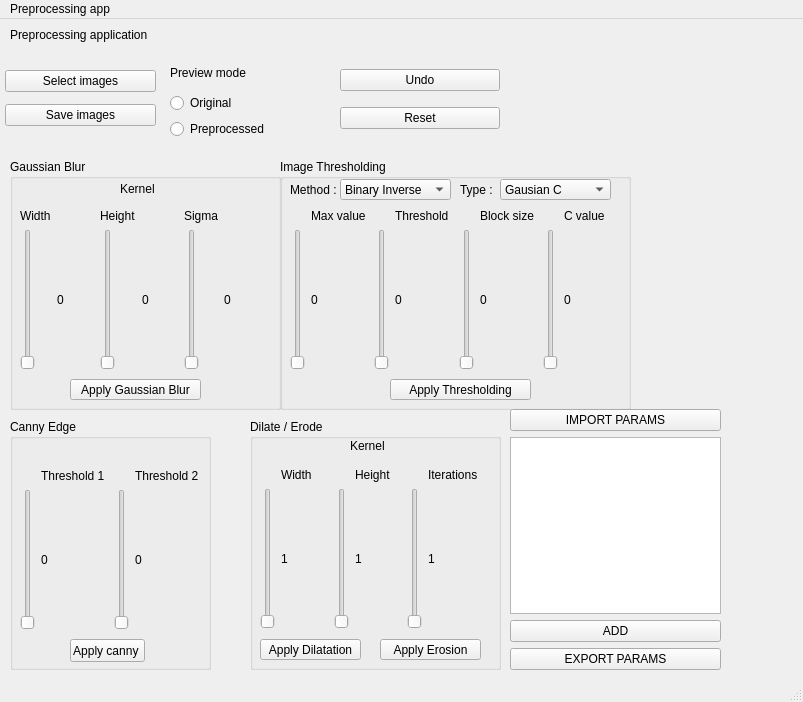
<?xml version="1.0" encoding="UTF-8"?>
<ui version="4.0">
 <class>MainWindow</class>
 <widget class="QMainWindow" name="MainWindow">
  <property name="geometry">
   <rect>
    <x>0</x>
    <y>0</y>
    <width>803</width>
    <height>702</height>
   </rect>
  </property>
  <property name="windowTitle">
   <string>MainWindow</string>
  </property>
  <widget class="QWidget" name="centralwidget">
   <widget class="QWidget" name="verticalLayoutWidget">
    <property name="geometry">
     <rect>
      <x>0</x>
      <y>40</y>
      <width>161</width>
      <height>80</height>
     </rect>
    </property>
    <layout class="QVBoxLayout" name="verticalLayout">
     <property name="leftMargin">
      <number>5</number>
     </property>
     <property name="topMargin">
      <number>5</number>
     </property>
     <property name="rightMargin">
      <number>5</number>
     </property>
     <property name="bottomMargin">
      <number>5</number>
     </property>
     <item>
      <widget class="QPushButton" name="btn_selectimgs">
       <property name="text">
        <string>Select images</string>
       </property>
      </widget>
     </item>
     <item>
      <widget class="QPushButton" name="btn_saveimgs">
       <property name="text">
        <string>Save images</string>
       </property>
      </widget>
     </item>
    </layout>
   </widget>
   <widget class="QLabel" name="label">
    <property name="geometry">
     <rect>
      <x>10</x>
      <y>0</y>
      <width>791</width>
      <height>31</height>
     </rect>
    </property>
    <property name="text">
     <string>Preprocessing application</string>
    </property>
   </widget>
   <widget class="QWidget" name="verticalLayoutWidget_2">
    <property name="geometry">
     <rect>
      <x>170</x>
      <y>40</y>
      <width>160</width>
      <height>80</height>
     </rect>
    </property>
    <layout class="QVBoxLayout" name="verticalLayout_2">
     <item>
      <widget class="QLabel" name="label_2">
       <property name="text">
        <string>Preview mode</string>
       </property>
      </widget>
     </item>
     <item>
      <widget class="QRadioButton" name="radioBtn_orig">
       <property name="text">
        <string>Original</string>
       </property>
      </widget>
     </item>
     <item>
      <widget class="QRadioButton" name="radioBtn_prep">
       <property name="text">
        <string>Preprocessed</string>
       </property>
      </widget>
     </item>
    </layout>
   </widget>
   <widget class="QWidget" name="verticalLayoutWidget_3">
    <property name="geometry">
     <rect>
      <x>340</x>
      <y>40</y>
      <width>160</width>
      <height>80</height>
     </rect>
    </property>
    <layout class="QVBoxLayout" name="verticalLayout_3">
     <item>
      <widget class="QPushButton" name="btn_undo">
       <property name="text">
        <string>Undo</string>
       </property>
      </widget>
     </item>
     <item>
      <widget class="QPushButton" name="btn_reset">
       <property name="text">
        <string>Reset</string>
       </property>
      </widget>
     </item>
    </layout>
   </widget>
   <widget class="QGroupBox" name="groupBox">
    <property name="geometry">
     <rect>
      <x>10</x>
      <y>140</y>
      <width>271</width>
      <height>251</height>
     </rect>
    </property>
    <property name="title">
     <string>Gaussian Blur</string>
    </property>
    <widget class="QWidget" name="gridLayoutWidget">
     <property name="geometry">
      <rect>
       <x>10</x>
       <y>50</y>
       <width>241</width>
       <height>161</height>
      </rect>
     </property>
     <layout class="QGridLayout" name="gridLayout">
      <item row="4" column="2">
       <widget class="QSlider" name="vS_gbheight">
        <property name="maximumSize">
         <size>
          <width>15</width>
          <height>150</height>
         </size>
        </property>
        <property name="maximum">
         <number>15</number>
        </property>
        <property name="orientation">
         <enum>Qt::Vertical</enum>
        </property>
       </widget>
      </item>
      <item row="3" column="0">
       <widget class="QLabel" name="label_5">
        <property name="text">
         <string>Width</string>
        </property>
       </widget>
      </item>
      <item row="3" column="2">
       <widget class="QLabel" name="label_3">
        <property name="maximumSize">
         <size>
          <width>16777215</width>
          <height>25</height>
         </size>
        </property>
        <property name="text">
         <string>Height</string>
        </property>
       </widget>
      </item>
      <item row="4" column="4">
       <widget class="QSlider" name="vS_gbsigma">
        <property name="maximumSize">
         <size>
          <width>15</width>
          <height>150</height>
         </size>
        </property>
        <property name="maximum">
         <number>20</number>
        </property>
        <property name="orientation">
         <enum>Qt::Vertical</enum>
        </property>
       </widget>
      </item>
      <item row="4" column="1">
       <widget class="QLabel" name="label_7">
        <property name="text">
         <string>0</string>
        </property>
       </widget>
      </item>
      <item row="4" column="5">
       <widget class="QLabel" name="label_9">
        <property name="text">
         <string>0</string>
        </property>
       </widget>
      </item>
      <item row="4" column="0">
       <widget class="QSlider" name="vslid_gbwidth">
        <property name="maximumSize">
         <size>
          <width>15</width>
          <height>150</height>
         </size>
        </property>
        <property name="maximum">
         <number>15</number>
        </property>
        <property name="orientation">
         <enum>Qt::Vertical</enum>
        </property>
       </widget>
      </item>
      <item row="3" column="4">
       <widget class="QLabel" name="label_6">
        <property name="text">
         <string>Sigma</string>
        </property>
       </widget>
      </item>
      <item row="4" column="3">
       <widget class="QLabel" name="label_8">
        <property name="text">
         <string>0</string>
        </property>
       </widget>
      </item>
     </layout>
    </widget>
    <widget class="QLabel" name="label_19">
     <property name="geometry">
      <rect>
       <x>110</x>
       <y>20</y>
       <width>47</width>
       <height>20</height>
      </rect>
     </property>
     <property name="text">
      <string>Kernel</string>
     </property>
    </widget>
    <widget class="QPushButton" name="btn_gaus">
     <property name="geometry">
      <rect>
       <x>60</x>
       <y>220</y>
       <width>131</width>
       <height>21</height>
      </rect>
     </property>
     <property name="text">
      <string>Apply Gaussian Blur</string>
     </property>
    </widget>
   </widget>
   <widget class="QGroupBox" name="groupBox_2">
    <property name="geometry">
     <rect>
      <x>280</x>
      <y>140</y>
      <width>351</width>
      <height>251</height>
     </rect>
    </property>
    <property name="title">
     <string>Image Thresholding</string>
    </property>
    <widget class="QComboBox" name="comboBox_2">
     <property name="geometry">
      <rect>
       <x>60</x>
       <y>20</y>
       <width>111</width>
       <height>21</height>
      </rect>
     </property>
     <item>
      <property name="text">
       <string>Binary Inverse</string>
      </property>
     </item>
     <item>
      <property name="text">
       <string>Binary</string>
      </property>
     </item>
     <item>
      <property name="text">
       <string>Trunc</string>
      </property>
     </item>
     <item>
      <property name="text">
       <string>To Zero</string>
      </property>
     </item>
     <item>
      <property name="text">
       <string>To Zero Inverse</string>
      </property>
     </item>
     <item>
      <property name="text">
       <string>Otsu</string>
      </property>
     </item>
     <item>
      <property name="text">
       <string>Triangle</string>
      </property>
     </item>
    </widget>
    <widget class="QComboBox" name="comboBox">
     <property name="geometry">
      <rect>
       <x>220</x>
       <y>20</y>
       <width>111</width>
       <height>21</height>
      </rect>
     </property>
     <item>
      <property name="text">
       <string>Gausian C</string>
      </property>
     </item>
     <item>
      <property name="text">
       <string>Mean C</string>
      </property>
     </item>
    </widget>
    <widget class="QLabel" name="label_4">
     <property name="geometry">
      <rect>
       <x>10</x>
       <y>20</y>
       <width>51</width>
       <height>21</height>
      </rect>
     </property>
     <property name="text">
      <string>Method :</string>
     </property>
    </widget>
    <widget class="QLabel" name="label_10">
     <property name="geometry">
      <rect>
       <x>180</x>
       <y>20</y>
       <width>41</width>
       <height>21</height>
      </rect>
     </property>
     <property name="text">
      <string>Type :</string>
     </property>
    </widget>
    <widget class="QWidget" name="gridLayoutWidget_2">
     <property name="geometry">
      <rect>
       <x>10</x>
       <y>50</y>
       <width>331</width>
       <height>161</height>
      </rect>
     </property>
     <layout class="QGridLayout" name="gridLayout_2">
      <item row="1" column="4">
       <widget class="QSlider" name="vS_itblock">
        <property name="maximum">
         <number>81</number>
        </property>
        <property name="orientation">
         <enum>Qt::Vertical</enum>
        </property>
       </widget>
      </item>
      <item row="1" column="5">
       <widget class="QLabel" name="label_13">
        <property name="text">
         <string>0</string>
        </property>
       </widget>
      </item>
      <item row="1" column="2">
       <widget class="QSlider" name="vS_itth">
        <property name="minimum">
         <number>1</number>
        </property>
        <property name="maximum">
         <number>255</number>
        </property>
        <property name="orientation">
         <enum>Qt::Vertical</enum>
        </property>
       </widget>
      </item>
      <item row="1" column="6">
       <widget class="QSlider" name="vS_itCval">
        <property name="maximum">
         <number>80</number>
        </property>
        <property name="orientation">
         <enum>Qt::Vertical</enum>
        </property>
       </widget>
      </item>
      <item row="1" column="3">
       <widget class="QLabel" name="label_12">
        <property name="text">
         <string>0</string>
        </property>
       </widget>
      </item>
      <item row="0" column="5">
       <widget class="QLabel" name="label_16">
        <property name="text">
         <string>Block size</string>
        </property>
       </widget>
      </item>
      <item row="1" column="0">
       <widget class="QSlider" name="vS_itMax">
        <property name="minimum">
         <number>1</number>
        </property>
        <property name="maximum">
         <number>255</number>
        </property>
        <property name="orientation">
         <enum>Qt::Vertical</enum>
        </property>
       </widget>
      </item>
      <item row="1" column="1">
       <widget class="QLabel" name="label_11">
        <property name="text">
         <string>0</string>
        </property>
       </widget>
      </item>
      <item row="0" column="1">
       <widget class="QLabel" name="label_14">
        <property name="text">
         <string>Max value</string>
        </property>
       </widget>
      </item>
      <item row="0" column="3">
       <widget class="QLabel" name="label_15">
        <property name="text">
         <string>Threshold</string>
        </property>
       </widget>
      </item>
      <item row="1" column="7">
       <widget class="QLabel" name="label_17">
        <property name="text">
         <string>0</string>
        </property>
       </widget>
      </item>
      <item row="0" column="7">
       <widget class="QLabel" name="label_18">
        <property name="text">
         <string>C value</string>
        </property>
       </widget>
      </item>
     </layout>
    </widget>
    <widget class="QPushButton" name="btn_threshold">
     <property name="geometry">
      <rect>
       <x>110</x>
       <y>220</y>
       <width>141</width>
       <height>21</height>
      </rect>
     </property>
     <property name="text">
      <string>Apply Thresholding</string>
     </property>
    </widget>
   </widget>
   <widget class="QGroupBox" name="groupBox_3">
    <property name="geometry">
     <rect>
      <x>10</x>
      <y>400</y>
      <width>201</width>
      <height>251</height>
     </rect>
    </property>
    <property name="title">
     <string>Canny Edge</string>
    </property>
    <widget class="QWidget" name="gridLayoutWidget_3">
     <property name="geometry">
      <rect>
       <x>10</x>
       <y>50</y>
       <width>181</width>
       <height>161</height>
      </rect>
     </property>
     <layout class="QGridLayout" name="gridLayout_3">
      <item row="1" column="1">
       <widget class="QLabel" name="label_20">
        <property name="text">
         <string>0</string>
        </property>
       </widget>
      </item>
      <item row="1" column="0">
       <widget class="QSlider" name="vs_ceTh1">
        <property name="maximum">
         <number>500</number>
        </property>
        <property name="orientation">
         <enum>Qt::Vertical</enum>
        </property>
       </widget>
      </item>
      <item row="1" column="2">
       <widget class="QSlider" name="vs_ceTh2">
        <property name="maximum">
         <number>500</number>
        </property>
        <property name="orientation">
         <enum>Qt::Vertical</enum>
        </property>
       </widget>
      </item>
      <item row="1" column="3">
       <widget class="QLabel" name="label_21">
        <property name="text">
         <string>0</string>
        </property>
       </widget>
      </item>
      <item row="0" column="1">
       <widget class="QLabel" name="label_22">
        <property name="text">
         <string>Threshold 1</string>
        </property>
       </widget>
      </item>
      <item row="0" column="3">
       <widget class="QLabel" name="label_23">
        <property name="text">
         <string>Threshold 2</string>
        </property>
       </widget>
      </item>
     </layout>
    </widget>
    <widget class="QPushButton" name="btn_appyCanny">
     <property name="geometry">
      <rect>
       <x>60</x>
       <y>220</y>
       <width>75</width>
       <height>23</height>
      </rect>
     </property>
     <property name="text">
      <string>Apply canny </string>
     </property>
    </widget>
   </widget>
   <widget class="QGroupBox" name="groupBox_4">
    <property name="geometry">
     <rect>
      <x>250</x>
      <y>400</y>
      <width>251</width>
      <height>251</height>
     </rect>
    </property>
    <property name="title">
     <string>Dilate / Erode</string>
    </property>
    <widget class="QWidget" name="gridLayoutWidget_4">
     <property name="geometry">
      <rect>
       <x>10</x>
       <y>49</y>
       <width>218</width>
       <height>161</height>
      </rect>
     </property>
     <layout class="QGridLayout" name="gridLayout_4">
      <item row="1" column="1">
       <widget class="QLabel" name="label_24">
        <property name="text">
         <string>1</string>
        </property>
       </widget>
      </item>
      <item row="1" column="0">
       <widget class="QSlider" name="vs_deWigth">
        <property name="maximum">
         <number>15</number>
        </property>
        <property name="orientation">
         <enum>Qt::Vertical</enum>
        </property>
       </widget>
      </item>
      <item row="1" column="2">
       <widget class="QSlider" name="vs_deHeight">
        <property name="maximum">
         <number>15</number>
        </property>
        <property name="orientation">
         <enum>Qt::Vertical</enum>
        </property>
       </widget>
      </item>
      <item row="1" column="4">
       <widget class="QSlider" name="vs_deIter">
        <property name="maximum">
         <number>15</number>
        </property>
        <property name="orientation">
         <enum>Qt::Vertical</enum>
        </property>
       </widget>
      </item>
      <item row="1" column="5">
       <widget class="QLabel" name="label_26">
        <property name="text">
         <string>1</string>
        </property>
       </widget>
      </item>
      <item row="1" column="3">
       <widget class="QLabel" name="label_25">
        <property name="text">
         <string>1</string>
        </property>
       </widget>
      </item>
      <item row="0" column="1">
       <widget class="QLabel" name="label_27">
        <property name="text">
         <string>Width</string>
        </property>
       </widget>
      </item>
      <item row="0" column="3">
       <widget class="QLabel" name="label_28">
        <property name="text">
         <string>Height</string>
        </property>
       </widget>
      </item>
      <item row="0" column="5">
       <widget class="QLabel" name="label_29">
        <property name="text">
         <string>Iterations</string>
        </property>
       </widget>
      </item>
     </layout>
    </widget>
    <widget class="QPushButton" name="btn_applyDil">
     <property name="geometry">
      <rect>
       <x>10</x>
       <y>220</y>
       <width>101</width>
       <height>21</height>
      </rect>
     </property>
     <property name="text">
      <string>Apply Dilatation</string>
     </property>
    </widget>
    <widget class="QPushButton" name="btn_erosion">
     <property name="geometry">
      <rect>
       <x>130</x>
       <y>220</y>
       <width>101</width>
       <height>21</height>
      </rect>
     </property>
     <property name="text">
      <string>Apply Erosion</string>
     </property>
    </widget>
    <widget class="QLabel" name="label_30">
     <property name="geometry">
      <rect>
       <x>100</x>
       <y>20</y>
       <width>47</width>
       <height>14</height>
      </rect>
     </property>
     <property name="text">
      <string>Kernel</string>
     </property>
    </widget>
   </widget>
   <widget class="QWidget" name="verticalLayoutWidget_4">
    <property name="geometry">
     <rect>
      <x>510</x>
      <y>390</y>
      <width>211</width>
      <height>261</height>
     </rect>
    </property>
    <layout class="QVBoxLayout" name="verticalLayout_4">
     <item>
      <widget class="QPushButton" name="pushButton_3">
       <property name="text">
        <string>IMPORT PARAMS</string>
       </property>
      </widget>
     </item>
     <item>
      <widget class="QListWidget" name="listWidget"/>
     </item>
     <item>
      <widget class="QPushButton" name="btn_add">
       <property name="text">
        <string>ADD</string>
       </property>
      </widget>
     </item>
     <item>
      <widget class="QPushButton" name="pushButton_4">
       <property name="text">
        <string>EXPORT PARAMS</string>
       </property>
      </widget>
     </item>
    </layout>
   </widget>
  </widget>
  <widget class="QMenuBar" name="menubar">
   <property name="geometry">
    <rect>
     <x>0</x>
     <y>0</y>
     <width>803</width>
     <height>22</height>
    </rect>
   </property>
   <widget class="QMenu" name="menuPreprocessing_app">
    <property name="title">
     <string>Preprocessing app</string>
    </property>
   </widget>
   <addaction name="menuPreprocessing_app"/>
  </widget>
  <widget class="QStatusBar" name="statusbar"/>
 </widget>
 <resources/>
 <connections>
  <connection>
   <sender>vslid_gbwidth</sender>
   <signal>valueChanged(int)</signal>
   <receiver>label_7</receiver>
   <slot>setNum(int)</slot>
   <hints>
    <hint type="sourcelabel">
     <x>29</x>
     <y>365</y>
    </hint>
    <hint type="destinationlabel">
     <x>64</x>
     <y>349</y>
    </hint>
   </hints>
  </connection>
  <connection>
   <sender>vS_gbheight</sender>
   <signal>valueChanged(int)</signal>
   <receiver>label_8</receiver>
   <slot>setNum(int)</slot>
   <hints>
    <hint type="sourcelabel">
     <x>115</x>
     <y>371</y>
    </hint>
    <hint type="destinationlabel">
     <x>178</x>
     <y>371</y>
    </hint>
   </hints>
  </connection>
  <connection>
   <sender>vS_gbsigma</sender>
   <signal>valueChanged(int)</signal>
   <receiver>label_9</receiver>
   <slot>setNum(int)</slot>
   <hints>
    <hint type="sourcelabel">
     <x>199</x>
     <y>371</y>
    </hint>
    <hint type="destinationlabel">
     <x>259</x>
     <y>371</y>
    </hint>
   </hints>
  </connection>
  <connection>
   <sender>vS_itMax</sender>
   <signal>valueChanged(int)</signal>
   <receiver>label_11</receiver>
   <slot>setNum(int)</slot>
   <hints>
    <hint type="sourcelabel">
     <x>305</x>
     <y>369</y>
    </hint>
    <hint type="destinationlabel">
     <x>368</x>
     <y>349</y>
    </hint>
   </hints>
  </connection>
  <connection>
   <sender>vS_itth</sender>
   <signal>valueChanged(int)</signal>
   <receiver>label_12</receiver>
   <slot>setNum(int)</slot>
   <hints>
    <hint type="sourcelabel">
     <x>389</x>
     <y>371</y>
    </hint>
    <hint type="destinationlabel">
     <x>452</x>
     <y>353</y>
    </hint>
   </hints>
  </connection>
  <connection>
   <sender>vS_itblock</sender>
   <signal>valueChanged(int)</signal>
   <receiver>label_13</receiver>
   <slot>setNum(int)</slot>
   <hints>
    <hint type="sourcelabel">
     <x>473</x>
     <y>371</y>
    </hint>
    <hint type="destinationlabel">
     <x>535</x>
     <y>352</y>
    </hint>
   </hints>
  </connection>
  <connection>
   <sender>vS_itCval</sender>
   <signal>valueChanged(int)</signal>
   <receiver>label_17</receiver>
   <slot>setNum(int)</slot>
   <hints>
    <hint type="sourcelabel">
     <x>556</x>
     <y>371</y>
    </hint>
    <hint type="destinationlabel">
     <x>619</x>
     <y>353</y>
    </hint>
   </hints>
  </connection>
  <connection>
   <sender>vs_ceTh1</sender>
   <signal>valueChanged(int)</signal>
   <receiver>label_20</receiver>
   <slot>setNum(int)</slot>
   <hints>
    <hint type="sourcelabel">
     <x>29</x>
     <y>571</y>
    </hint>
    <hint type="destinationlabel">
     <x>52</x>
     <y>567</y>
    </hint>
   </hints>
  </connection>
  <connection>
   <sender>vs_ceTh2</sender>
   <signal>valueChanged(int)</signal>
   <receiver>label_21</receiver>
   <slot>setNum(int)</slot>
   <hints>
    <hint type="sourcelabel">
     <x>122</x>
     <y>565</y>
    </hint>
    <hint type="destinationlabel">
     <x>151</x>
     <y>561</y>
    </hint>
   </hints>
  </connection>
  <connection>
   <sender>vs_deWigth</sender>
   <signal>valueChanged(int)</signal>
   <receiver>label_24</receiver>
   <slot>setNum(int)</slot>
   <hints>
    <hint type="sourcelabel">
     <x>265</x>
     <y>557</y>
    </hint>
    <hint type="destinationlabel">
     <x>299</x>
     <y>560</y>
    </hint>
   </hints>
  </connection>
  <connection>
   <sender>vs_deHeight</sender>
   <signal>valueChanged(int)</signal>
   <receiver>label_25</receiver>
   <slot>setNum(int)</slot>
   <hints>
    <hint type="sourcelabel">
     <x>340</x>
     <y>572</y>
    </hint>
    <hint type="destinationlabel">
     <x>377</x>
     <y>560</y>
    </hint>
   </hints>
  </connection>
  <connection>
   <sender>vs_deIter</sender>
   <signal>valueChanged(int)</signal>
   <receiver>label_26</receiver>
   <slot>setNum(int)</slot>
   <hints>
    <hint type="sourcelabel">
     <x>415</x>
     <y>580</y>
    </hint>
    <hint type="destinationlabel">
     <x>442</x>
     <y>553</y>
    </hint>
   </hints>
  </connection>
 </connections>
</ui>
